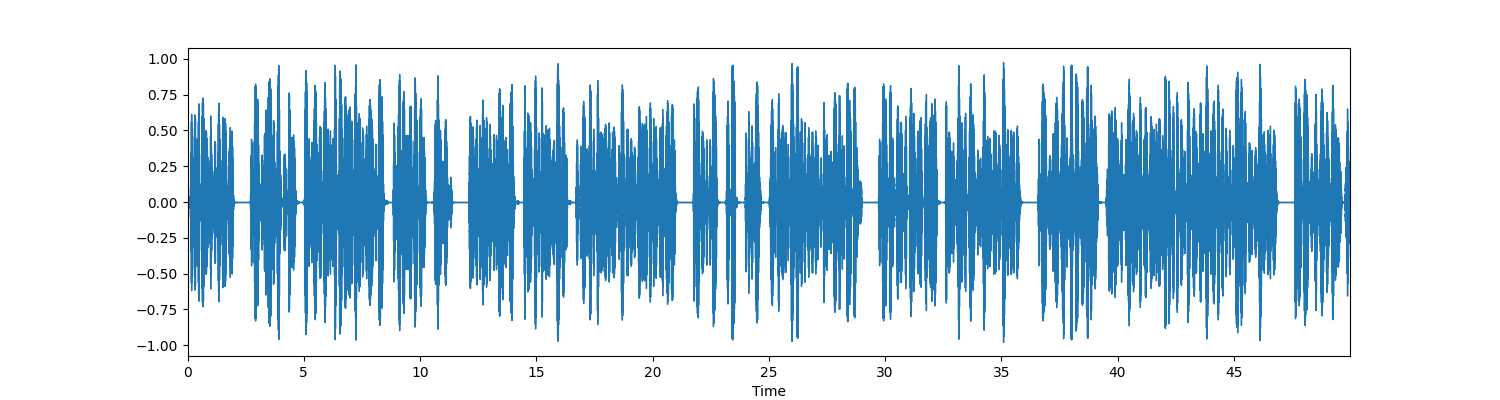

Write the Python code that produced this figure.
import IPython.display as ipd
import librosa
import librosa.display
import matplotlib.pyplot as plt

'''
https://analyticsindiamag.com/step-by-step-guide-to-audio-visualization-in-python/
'''

# ipd.Audio('tests\\speech.mp3')

plt.figure(figsize=(15,4))

filename = 'tests\\speech.mp3'

data, sample_rate1 = librosa.load(filename)
# data, sample_rate1 = librosa.load(filename,
#     sr=22050,
#     mono=True,
#     offset=0.0,
#     duration=50,
#     res_type='kaiser_best'
# )

librosa.display.waveplot(data,
    sr=sample_rate1,
    max_points=50000.0,
    x_axis='time',
    offset=0.0,
    max_sr=1000
)

plt.show()
